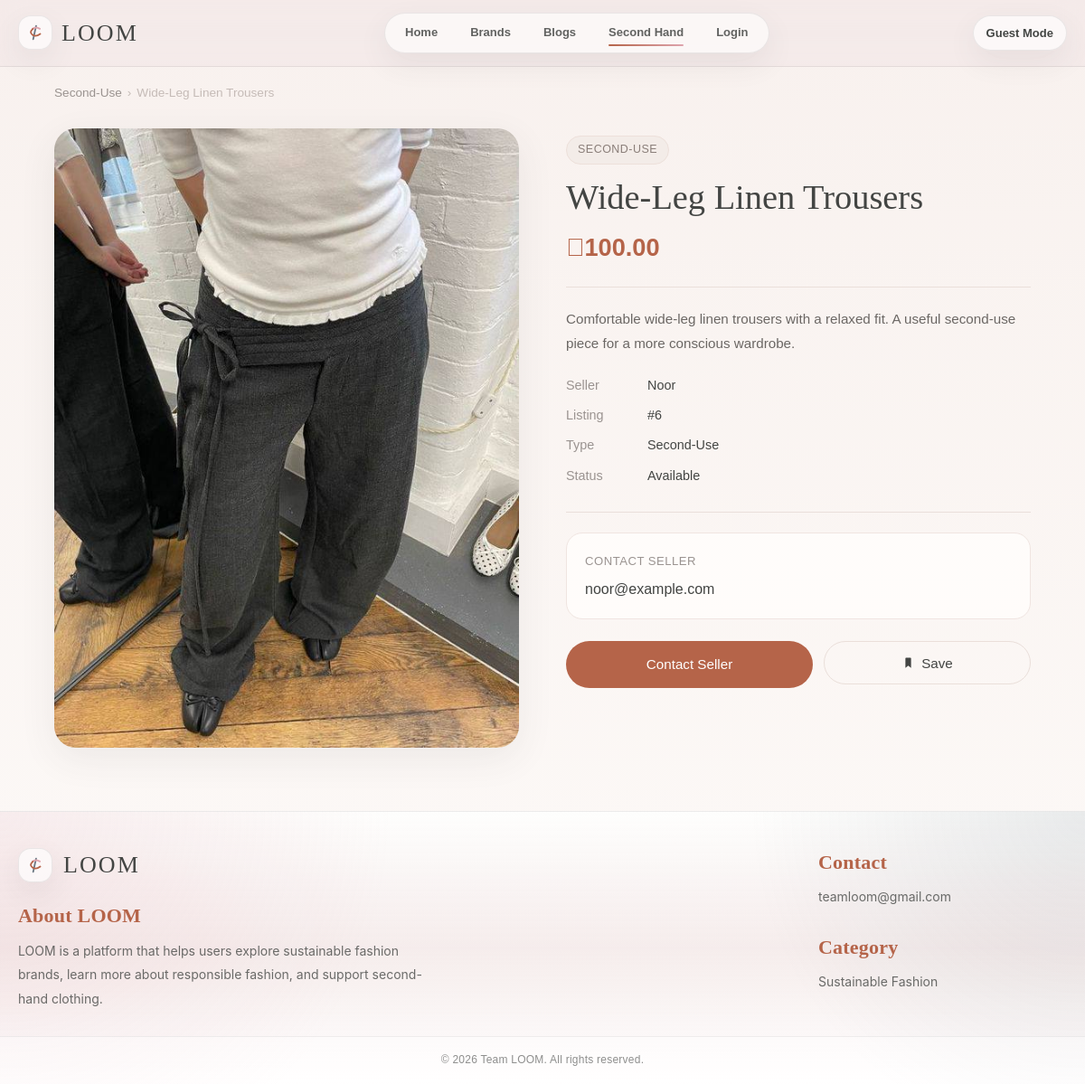
Page /Productdetail.php?id=6 on the committed database.
### tables this page shows
CREATE TABLE `seconduseitem` (
  `secondUseItem_id` int(11) NOT NULL,
  `user_id` int(11) NOT NULL,
  `title` varchar(150) NOT NULL,
  `photo` varchar(255) NOT NULL,
  `description` text NOT NULL,
  `price` decimal(10,2) NOT NULL DEFAULT '0.00',
  `contact_method` varchar(150) NOT NULL
);

CREATE TABLE `user` (
  `user_id` int(11) NOT NULL,
  `username` varchar(30) NOT NULL,
  `email` varchar(150) NOT NULL,
  `password` varchar(255) NOT NULL
);

### Productdetail.php (the view, shortened to what this page needs)
<?php
function db(): PDO {
    $errors = [];
    foreach (DB_NAMES as $dbName) {
        foreach ([DB_PASS, ''] as $pass) {
            try {
                $pdo = new PDO(
                    "mysql:host=" . DB_HOST . ";port=" . DB_PORT . ";dbname={$dbName};charset=utf8mb4",
                    DB_USER,
                    $pass,
                    [
                        PDO::ATTR_ERRMODE => PDO::ERRMODE_EXCEPTION,
                        PDO::ATTR_DEFAULT_FETCH_MODE => PDO::FETCH_ASSOC,
                    ]
                );
                return $pdo;
            } catch (Throwable $e) {
                $errors[] = $e->getMessage();
            }
        }
    }
    throw new RuntimeException('Database connection failed: ' . implode(' | ', $errors));
}
function e($value): string {
    return htmlspecialchars((string)$value, ENT_QUOTES, 'UTF-8');
}
function item_image(string $photo, string $title = ''): string {
    $photo = trim($photo);
    $candidates = [];
    if ($photo !== '') {
        $candidates[] = $photo;
    }
    $byTitle = [
        'Grey Wool Cardigan' => ['images/grey-cardigan.jpg'],
        'Striped Bow-Back Dress' => ['images/imagesstriped-bow-dress.jpg', 'images/striped-bow-dress.jpg'],
        'Draped Green Top' => ['images/Draped Green Top'],
        'Ivory Rose Top' => ['images/ivory-rose-top.jpg'],
        'Polka Dot Midi Skirt' => ['images/Polka Dot Midi Skirt'],
        'Wide-Leg Linen Trousers' => ['images/Wide-Leg Linen Trousers'],
    ];
    if (isset($byTitle[$title])) {
        foreach ($byTitle[$title] as $candidate) {
            $candidates[] = $candidate;
        }
    }
    $expanded = [];
    foreach ($candidates as $candidate) {
        $candidate = trim($candidate);
        $expanded[] = $candidate;
        $pathInfo = pathinfo($candidate);
        $dir = $pathInfo['dirname'] ?? 'images';
        $filename = $pathInfo['filename'] ?? $candidate;
        $basename = $pathInfo['basename'] ?? $candidate;
        foreach (['jpg', 'jpeg', 'png', 'webp', 'avif'] as $ext) {
            $expanded[] = $dir . '/' . $filename . '.' . $ext;
            $expanded[] = $dir . '/' . $basename . '.' . $ext;
        }
    }
    foreach (array_unique($expanded) as $candidate) {
        if ($candidate !== '' && file_exists(__DIR__ . '/' . $candidate)) {
            return $candidate;
        }
    }
    return $photo;
}
function current_user_id(): ?int {
    return null;
}
$userId = current_user_id();
$itemId = (int)($_GET['id'] ?? 1);
$stmt = db()->prepare(
    'SELECT s.secondUseItem_id AS id,
            s.user_id,
            s.title,
            s.photo AS image,
            s.description,
            s.price,
            s.contact_method AS contact,
            u.username,
            EXISTS(
                SELECT 1 FROM `bookmark` b
                WHERE b.user_id = :uid AND b.secondUseItem_id = s.secondUseItem_id
            ) AS is_bookmarked
     FROM `seconduseitem` s
     JOIN `user` u ON u.user_id = s.user_id
     WHERE s.secondUseItem_id = :id'
);
$stmt->execute(['uid' => $userId ?? 0, 'id' => $itemId]);
$item = $stmt->fetch();
$isLoggedIn = $userId !== null;
$username = $_SESSION['username'] ?? null;
?>
<!DOCTYPE html>
<html lang="en">
<head>
</head>
<body>
  <header class="header">
    <div class="container header-inner">
      <a class="brand" href="home.html" aria-label="LOOM Home">
        <div class="logo-mark">
        </div>
        <div class="wordmark">LOOM</div>
      </a>
      <nav>
        <a href="index.html">Home</a>
        <a href="brands.html">Brands</a>
        <a href="Blog.php">Blogs</a>
        <a href="SecondUse.php" class="active">Second Hand</a>
        <?php if (!$isLoggedIn): ?><a href="login.php" id="loginLink">Login</a><?php else: ?><a href="login.php" id="loginLink" style="display:none;">Login</a><?php endif; ?>
      </nav>
      <div class="header-actions">
        <button class="pill" id="authPill"><?= e($username ?? "Guest Mode") ?></button>
      </div>
    </div>
  </header>
  <div class="breadcrumb">
    <a href="SecondUse.php">Second-Use</a>
    <span>›</span>
    <span><?= e($item["title"]) ?></span>
  </div>
  <main class="page-container">
    <div class="product-layout">
      <div class="product-image-wrap">
        <img class="product-image" src="<?= e(item_image($item["image"], $item["title"])) ?>" alt="<?= e($item["title"]) ?>">
      </div>
      <div class="product-info">
        <div class="product-tag">Second-Use</div>
        <h1 class="product-title"><?= e($item["title"]) ?></h1>
        <div class="product-price">⃁<?= e(number_format((float)$item["price"], 2, ".", "")) ?></div>
        <hr class="divider">
        <p class="product-description"><?= nl2br(e($item["description"])) ?></p>
        <div class="details-list">
          <div class="detail-row">
            <span class="detail-label">Seller</span>
            <span class="detail-value"><?= e($item["username"]) ?></span>
          </div>
          <div class="detail-row">
            <span class="detail-label">Listing</span>
            <span class="detail-value">#<?= (int)$item["id"] ?></span>
          </div>
          <div class="detail-row">
            <span class="detail-label">Type</span>
            <span class="detail-value">Second-Use</span>
          </div>
          <div class="detail-row">
            <span class="detail-label">Status</span>
            <span class="detail-value">Available</span>
          </div>
        </div>
        <hr class="divider">
        <div class="contact-section">
          <div class="contact-label">Contact seller</div>
          <div class="contact-value"><?= e($item["contact"]) ?></div>
        </div>
        <div class="btn-row">
          <?php if (filter_var($item["contact"], FILTER_VALIDATE_EMAIL)): ?><a href="mailto:<?= e($item["contact"]) ?>" class="btn-main">Contact Seller</a><?php else: ?><a href="tel:<?= e(preg_replace("/\s+/", "", $item["contact"])) ?>" class="btn-main">Contact Seller</a><?php endif; ?>
          <form method="post" style="flex:1;">
            <button class="btn-outline <?= !empty($item["is_bookmarked"]) ? "saved" : "" ?>" id="saveBtn" type="submit" style="width:100%;">
              <svg class="bookmark-svg" viewBox="0 0 24 24" aria-hidden="true">
                <path d="M7 4.5C7 3.67 7.67 3 8.5 3h7C16.33 3 17 3.67 17 4.5V21l-5-3.8L7 21V4.5z"></path>
              </svg>
              <?= !empty($item["is_bookmarked"]) ? "Saved" : "Save" ?>
            </button>
          </form>
        </div>
      </div>
    </div>
  </main>
  <footer class="footer">
    <div class="container footer-layout">
      <div class="footer-left">
        <div class="footer-brand">
          <div class="logo-mark">
          </div>
          <div class="wordmark">LOOM</div>
        </div>
        <div class="footer-about">
          <h4>About LOOM</h4>
          <p>
            LOOM is a platform that helps users explore sustainable fashion brands,
            learn more about responsible fashion, and support second-hand clothing.
          </p>
        </div>
      </div>
      <div class="footer-right">
        <div class="footer-info">
          <h4>Contact</h4>
          <p>teamloom@gmail.com</p>
        </div>
        <div class="footer-info">
          <h4>Category</h4>
          <p>Sustainable Fashion</p>
        </div>
      </div>
    </div>
    <div class="footer-bottom">
      <p>© 2026 Team LOOM. All rights reserved.</p>
    </div>
  </footer>
</body>
</html>

### rows in the picture
seconduseitem: title "Wide-Leg Linen Trousers", photo (picture), price "100.00", description "Comfortable wide-leg linen trousers with a relaxed fit. A useful second-use piece for a more conscious wardrobe.", user.username "Noor", secondUseItem_id "6", contact_method "noor@example.com"

### other values in the picture
$username "Guest Mode"
